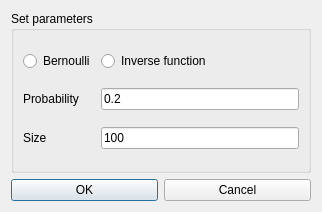
<?xml version="1.0" encoding="UTF-8"?>
<ui version="4.0">
 <class>GenerateSample</class>
 <widget class="QDialog" name="GenerateSample">
  <property name="geometry">
   <rect>
    <x>0</x>
    <y>0</y>
    <width>322</width>
    <height>212</height>
   </rect>
  </property>
  <property name="windowTitle">
   <string>Dialog</string>
  </property>
  <layout class="QGridLayout" name="gridLayout_2">
   <item row="0" column="0">
    <widget class="QGroupBox" name="groupBox">
     <property name="title">
      <string>Set parameters</string>
     </property>
     <layout class="QGridLayout" name="gridLayout">
      <item row="0" column="0">
       <widget class="QRadioButton" name="bernoulli">
        <property name="autoFillBackground">
         <bool>false</bool>
        </property>
        <property name="text">
         <string>Bernoulli</string>
        </property>
        <property name="autoRepeat">
         <bool>false</bool>
        </property>
       </widget>
      </item>
      <item row="2" column="1">
       <widget class="QLineEdit" name="size">
        <property name="text">
         <string>100</string>
        </property>
       </widget>
      </item>
      <item row="1" column="0">
       <widget class="QLabel" name="label">
        <property name="text">
         <string>Probability</string>
        </property>
       </widget>
      </item>
      <item row="0" column="1">
       <widget class="QRadioButton" name="inverseFunction">
        <property name="text">
         <string>Inverse function</string>
        </property>
       </widget>
      </item>
      <item row="2" column="0">
       <widget class="QLabel" name="label_3">
        <property name="text">
         <string>Size</string>
        </property>
       </widget>
      </item>
      <item row="1" column="1">
       <widget class="QLineEdit" name="probability">
        <property name="text">
         <string>0.2</string>
        </property>
       </widget>
      </item>
     </layout>
    </widget>
   </item>
   <item row="1" column="0">
    <layout class="QHBoxLayout" name="horizontalLayout">
     <item>
      <widget class="QPushButton" name="OK">
       <property name="text">
        <string>OK</string>
       </property>
      </widget>
     </item>
     <item>
      <widget class="QPushButton" name="Cancel">
       <property name="text">
        <string>Cancel</string>
       </property>
      </widget>
     </item>
    </layout>
   </item>
  </layout>
 </widget>
 <resources/>
 <connections/>
</ui>
